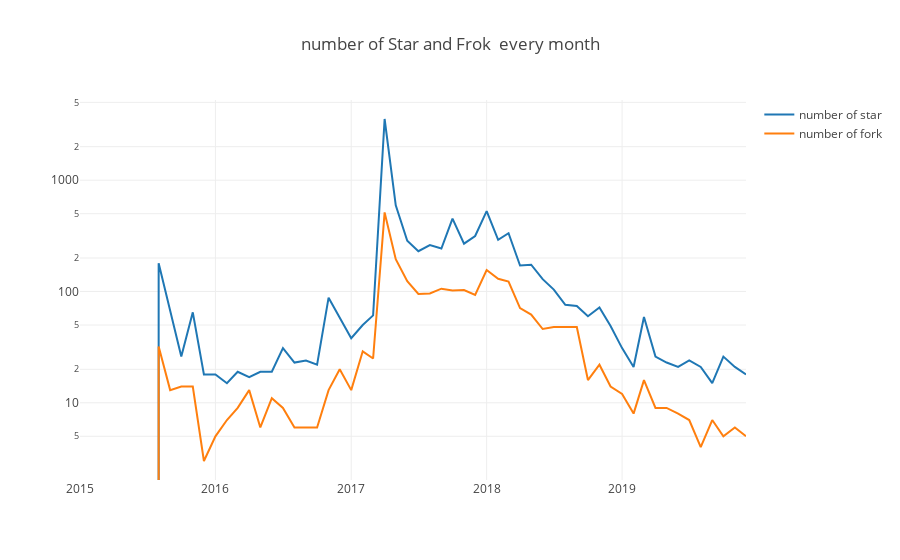

The cell this chart's notebook holds for it:
### Code cell
Promise.all(yms.map(ym => {
    var q = `
            SELECT count(CASE WHEN repo_id=${repo_id } AND type='WatchEvent' AND toMonth(created_at)=${ym['m']} THEN 1 ELSE NULL END) AS star,
            count(CASE WHEN repo_id=${repo_id } AND type='ForkEvent' AND toMonth(created_at)=${ym['m']} THEN 1 ELSE NULL END) AS fork
            FROM github_log.year${ym['y']}
            `
    return query(q);
})).then(data => {
    var starCount = [], tableDict = [], forkCount = [];
    data.forEach((d, i) => {
        starCount.push(d[0].star);
        forkCount.push(d[0].fork);
        tableDict.push({'ym': yms_axis[i], 'star': starCount[starCount.length-1], 'fork': forkCount[forkCount.length-1]});
    });
    console.table(tableDict.map((d) => {
        return {
            'time': d.ym,
            'number of star': d.star,
            'number of fork': d.fork,
        };
    }));
    openDigger.render.plotly([
        {x: yms_axis, y: starCount, mode: 'scatter', name: 'number of star'},
        {x: yms_axis, y: forkCount, mode: 'scatter', name: 'number of fork'},
    ], {
        title: 'number of Star and Frok  every month',
        yaxis: {type: 'log'}
    });
    
})

### Figure 1 — Plotly figure (JSON) as saved in the notebook; plotly's stock layout.template omitted (floating-point values rounded to 4 significant figures)
{"data": [{"mode": "scatter", "name": "number of star", "x": ["2015-1", "2015-2", "2015-3", "2015-4", "2015-5", "2015-6", "2015-7", "2015-8", "2015-9", "2015-10", "2015-11", "2015-12", "2016-1", "2016-2", "2016-3", "2016-4", "2016-5", "2016-6", "2016-7", "2016-8", "2016-9", "2016-10", "2016-11", "2016-12", "2017-1", "2017-2", "2017-3", "2017-4", "2017-5", "2017-6", "2017-7", "2017-8", "2017-9", "2017-10", "2017-11", "2017-12", "2018-1", "2018-2", "2018-3", "2018-4", "2018-5", "2018-6", "2018-7", "2018-8", "2018-9", "2018-10", "2018-11", "2018-12", "2019-1", "2019-2", "2019-3", "2019-4", "2019-5", "2019-6", "2019-7", "2019-8", "2019-9", "2019-10", "2019-11", "2019-12"], "y": ["0", "0", "0", "0", "0", "0", "0", "179", "66", "26", "65", "18", "18", "15", "19", "17", "19", "19", "31", "23", "24", "22", "88", "58", "38", "50", "61", "3546", "595", "286", "230", "261", "243", "452", "269", "315", "527", "291", "334", "171", "174", "129", "104", "76", "74", "60", "72", "49", "31", "21", "59", "26", "23", "21", "24", "21", "15", "26", "21", "18"]}, {"mode": "scatter", "name": "number of fork", "x": ["2015-1", "2015-2", "2015-3", "2015-4", "2015-5", "2015-6", "2015-7", "2015-8", "2015-9", "2015-10", "2015-11", "2015-12", "2016-1", "2016-2", "2016-3", "2016-4", "2016-5", "2016-6", "2016-7", "2016-8", "2016-9", "2016-10", "2016-11", "2016-12", "2017-1", "2017-2", "2017-3", "2017-4", "2017-5", "2017-6", "2017-7", "2017-8", "2017-9", "2017-10", "2017-11", "2017-12", "2018-1", "2018-2", "2018-3", "2018-4", "2018-5", "2018-6", "2018-7", "2018-8", "2018-9", "2018-10", "2018-11", "2018-12", "2019-1", "2019-2", "2019-3", "2019-4", "2019-5", "2019-6", "2019-7", "2019-8", "2019-9", "2019-10", "2019-11", "2019-12"], "y": ["0", "0", "0", "0", "0", "0", "0", "32", "13", "14", "14", "3", "5", "7", "9", "13", "6", "11", "9", "6", "6", "6", "13", "20", "13", "29", "25", "513", "195", "124", "95", "96", "106", "102", "103", "93", "156", "130", "123", "71", "62", "46", "48", "48", "48", "16", "22", "14", "12", "8", "16", "9", "9", "8", "7", "4", "7", "5", "6", "5"]}], "layout": {"autosize": true, "title": {"text": "number of Star and Frok  every month"}, "xaxis": {"autorange": true, "range": ["2015-01-01", "2019-12-01"], "type": "date"}, "yaxis": {"autorange": true, "range": [0.3064, 3.72], "type": "log"}}}
